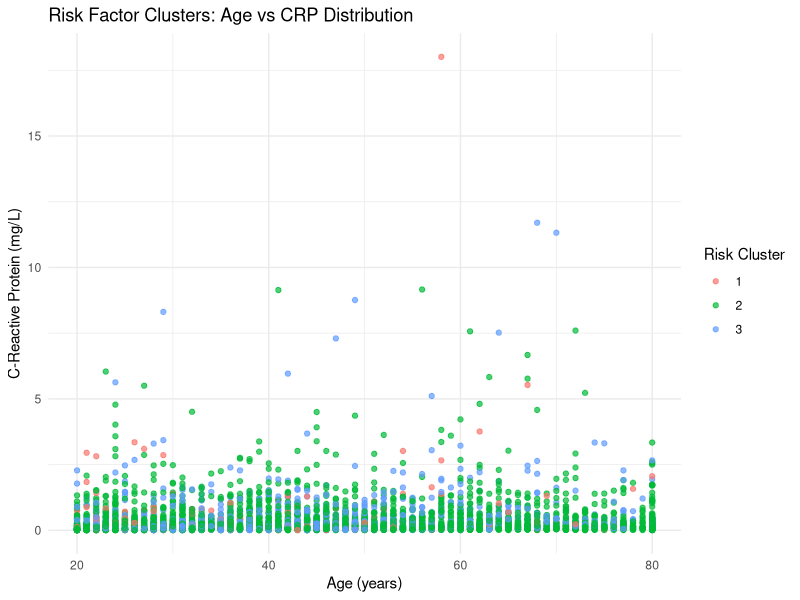
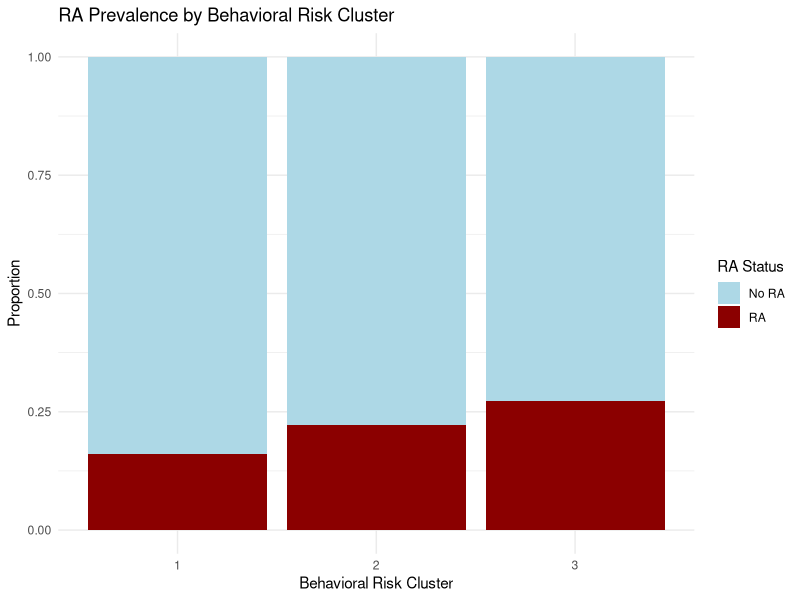

The R source for these figures, in order:
library(dplyr)
library(ggplot2)
library(cluster)
library(pheatmap)
library(tibble)

analysis_data <- read.csv("cleaned_nhanes_f.csv")

biomarker_data <- analysis_data %>%
  select(SEQN, RA, smoking, vitD_deficient, age, sex, race, crp) %>%
  filter(complete.cases(.))

clustering_vars <- biomarker_data %>%
  mutate(
    smoking_current = ifelse(smoking == "Current", 1, 0),
    smoking_former = ifelse(smoking == "Former", 1, 0)
  ) %>%
  select(age, smoking_current, smoking_former, vitD_deficient) %>%
  scale()

set.seed(123)
k3 <- kmeans(clustering_vars, centers = 3, nstart = 25)
biomarker_data$cluster <- as.factor(k3$cluster)

cluster_summary <- biomarker_data %>%
  group_by(cluster) %>%
  summarise(
    n = n(),
    age_mean = round(mean(age), 1),
    smoking_current_prev = round(mean(smoking == "Current") * 100, 1),
    smoking_former_prev = round(mean(smoking == "Former") * 100, 1),
    vitD_def_prev = round(mean(vitD_deficient) * 100, 1),
    crp_mean = round(mean(crp), 2),
    crp_sd = round(sd(crp), 2),
    RA_prev = round(mean(RA) * 100, 1)
  )

cluster_matrix <- biomarker_data %>%
  group_by(cluster) %>%
  summarise(
    Age = mean(age),
    `Current Smoking` = mean(smoking == "Current") * 100,
    `Former Smoking` = mean(smoking == "Former") * 100,
    `Vitamin D Deficiency` = mean(vitD_deficient) * 100,
    CRP = mean(crp),
    `RA Prevalence` = mean(RA) * 100
  ) %>%
  column_to_rownames("cluster") %>%
  as.matrix() %>%
  scale()

pheatmap(cluster_matrix,
         main = "Behavioral Risk Clusters: Demographics, Biomarkers & RA",
         cluster_rows = FALSE,
         cluster_cols = TRUE,
         color = colorRampPalette(c("blue", "white", "red"))(100),
         cellwidth = 40,
         cellheight = 30,
         fontsize = 10,
         filename = "biomarker_heatmap.png",
         width = 10,
         height = 6)

p1 <- ggplot(biomarker_data, aes(x = age, y = crp, color = cluster)) +
  geom_point(alpha = 0.7) +
  labs(
    title = "Risk Factor Clusters: Age vs CRP Distribution",
    x = "Age (years)",
    y = "C-Reactive Protein (mg/L)",
    color = "Risk Cluster"
  ) +
  theme_minimal()

p2 <- ggplot(biomarker_data, aes(x = cluster, fill = factor(RA))) +
  geom_bar(position = "fill") +
  labs(
    title = "RA Prevalence by Behavioral Risk Cluster",
    x = "Behavioral Risk Cluster",
    y = "Proportion",
    fill = "RA Status"
  ) +
  scale_fill_manual(values = c("0" = "lightblue", "1" = "darkred"),
                    labels = c("No RA", "RA")) +
  theme_minimal()

ggsave("age_crp_scatter.png", p1, width = 8, height = 6, dpi = 300)
ggsave("ra_by_cluster.png", p2, width = 8, height = 6, dpi = 300)

write.csv(cluster_summary, "cluster_summary.csv", row.names = FALSE)
